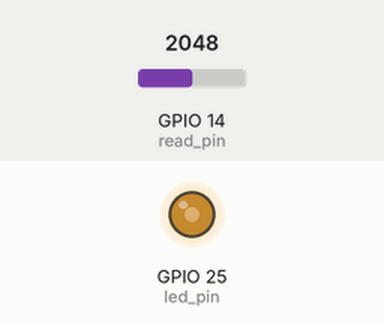
Recording of a sketch running on a simulated ESP32. Parts: output pins drawn as LEDs (lit = HIGH). The test bench sets the inputs (shaded band); at power-on: GPIO 14 (read_pin) = 2048.

Above: at 1.2 s.
1.3 s: GPIO 14 (read_pin) set to 2866
At 2.2 s:
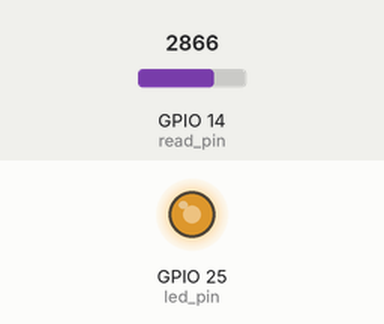
2.8 s: GPIO 14 (read_pin) set to 3603
At 3.3 s:
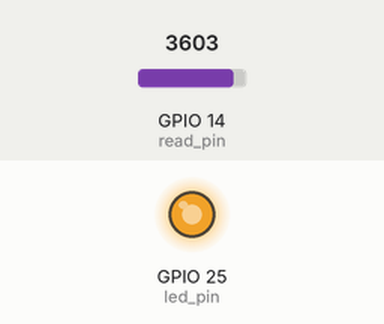
4.3 s: GPIO 14 (read_pin) set to 491
At 5.5 s:
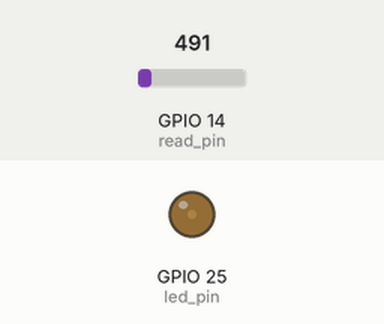
5.8 s: GPIO 14 (read_pin) set to 0
At 6.5 s:
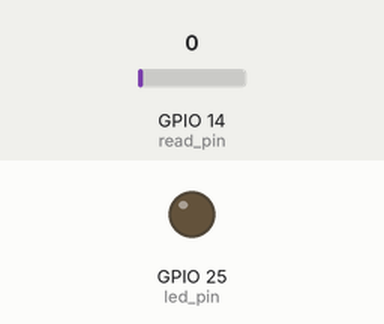
7.3 s: GPIO 14 (read_pin) set to 2047
At 7.6 s:
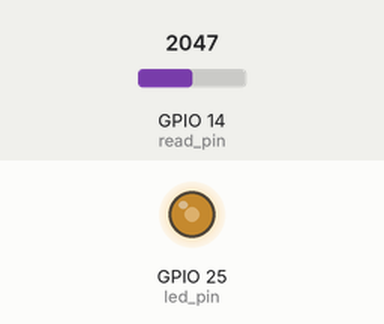
Timing chart, 0 to 9.8 s (numbered marks = the images above; inputs shaded):
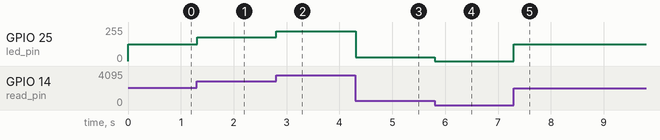

Measured:
- after the input at 1.3 s, GPIO 25 (led_pin): 127/255 → 178/255 at once
- after the input at 2.8 s, GPIO 25 (led_pin): 178/255 → 224/255 at once
- after the input at 4.3 s, GPIO 25 (led_pin): 224/255 → 30/255 at once
- after the input at 5.8 s, GPIO 25 (led_pin): 30/255 → 0/255 at once
- after the input at 7.3 s, GPIO 25 (led_pin): 0/255 → 127/255 at once

The sketch:

brightness.ino
```cpp
int read_pin = 14;
int led_pin = 25;

void setup() {
  pinMode(led_pin, OUTPUT);
}

void loop() {
  int value = analogRead(read_pin);
  int brightness = map(value, 0, 4095, 0, 255);
                // map(value, fromLow, fromHigh, toLow, toHigh)

  analogWrite(led_pin, brightness);

  delay(10);
}
```
